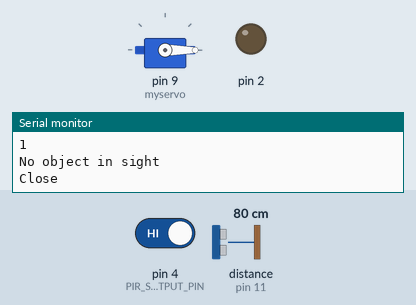
This sketch was run on a simulated Arduino Uno, built with avr-gcc and run on an emulated ATmega328P. On the bench: servo, output pins drawn as LEDs (lit = HIGH), the last lines printed to the serial monitor. Wiring (inferred from the names in the program): ultrasonic range finder: trigger pin 10; echo pin 11. The inputs (shaded band) are chosen by the test bench; at power-on: distance to the obstacle (sensor on pin 11) 80 cm, pin 4 (PIR_SENSOR_OUTPUT_PIN) HIGH. The echo pulse lasts 58.3 µs per cm; pins used as bus, display or sensor lines are not drawn.

Above: at 11.2 s.
11.3 s: distance to the obstacle (sensor on pin 11) set to 15 cm
13.2 s: distance to the obstacle (sensor on pin 11) set to 12 cm
At 14.6 s:
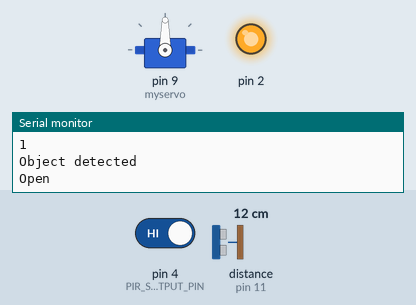
15.5 s: distance to the obstacle (sensor on pin 11) set to 18 cm
At 19.0 s:
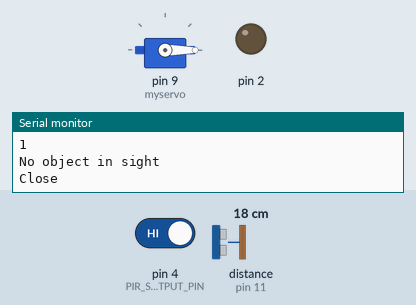
19.5 s: distance to the obstacle (sensor on pin 11) set to 2 cm
At 20.6 s:
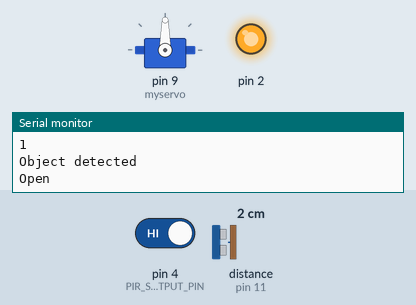
Timing chart, 0 to 22.5 s (numbered marks = the images above; inputs shaded):
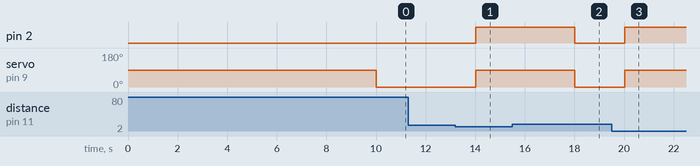

Measured:
- the behaviour switches between 14 and 13 cm on distance to the obstacle (sensor on pin 11) (found by bisection; images 0 and 1)
- after the input at 13.2 s, pin 2: LOW → HIGH after 0.82 s; servo on pin 9 (myservo): 0° → 90° after 0.82 s
- after the input at 15.5 s, pin 2: HIGH → LOW after 2.5 s; servo on pin 9 (myservo): 90° → 0° after 2.5 s
- after the input at 19.5 s, pin 2: LOW → HIGH after 0.52 s; servo on pin 9 (myservo): 0° → 90° after 0.52 s

The sketch:

Smart_Door.ino
```cpp
#include <Servo.h>

Servo myservo;  // create servo object to control a servo

const int PIR_SENSOR_OUTPUT_PIN = 4;  // PIR sensor O/P pin
int warm_up;
const int trigPin = 10;
const int echoPin = 11;
int threshold = 12;
long duration;
int distance;

void setup() {
  pinMode(PIR_SENSOR_OUTPUT_PIN, INPUT);
  pinMode(trigPin, OUTPUT); // Sets the trigPin as an Output
  pinMode(echoPin, INPUT); // Sets the echoPin as an Input
  pinMode(2, OUTPUT); //
  Serial.begin(9600); // Define baud rate for serial communication
  delay(10000); // Power On Warm Up Delay
  myservo.attach(9);  // attaches the servo on pin 9 to the servo object
}

void loop() {
  int sensor_output;
  sensor_output = digitalRead(PIR_SENSOR_OUTPUT_PIN);
  // Clears the trigPin
  digitalWrite(trigPin, LOW);
  delayMicroseconds(2);
  // Sets the trigPin on HIGH state for 10 micro seconds
  digitalWrite(trigPin, HIGH);
  delayMicroseconds(10);
  digitalWrite(trigPin, LOW);
  // Reads the echoPin, returns the sound wave travel time in microseconds
  duration = pulseIn(echoPin, HIGH);
  // Calculating the distance
  distance= duration*0.034/2;
  Serial.println(distance);
  Serial.println(sensor_output);
  if( sensor_output == LOW || distance > threshold)
  {
    if( warm_up == 1 )
    {
      warm_up = 0;
      delay(2000);
    }
    digitalWrite(2, LOW);
    Serial.println("No object in sight");
    Serial.println("Close");
    myservo.write(0);  // moves the servo to 0 degrees
    delay(1000);
  }
  else
  {
    digitalWrite(2, HIGH);
    Serial.println("Object detected");
    Serial.println("Open");
    warm_up = 1;
    myservo.write(90); // moves the servo to 90 degrees
    delay(1000);

  }
}
```
